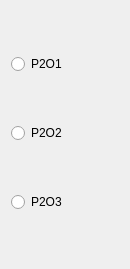
                   <widget class="QWidget" name="page_13">
                    <property name="geometry">
                     <rect>
                      <x>0</x>
                      <y>0</y>
                      <width>130</width>
                      <height>269</height>
                     </rect>
                    </property>
                    <attribute name="label">
                     <string>Page 2</string>
                    </attribute>
                    <layout class="QVBoxLayout" name="verticalLayout_17">
                     <item>
                      <widget class="QRadioButton" name="radioButton_6">
                       <property name="sizePolicy">
                        <sizepolicy hsizetype="Fixed" vsizetype="Fixed">
                         <horstretch>0</horstretch>
                         <verstretch>0</verstretch>
                        </sizepolicy>
                       </property>
                       <property name="text">
                        <string>P2O1</string>
                       </property>
                      </widget>
                     </item>
                     <item>
                      <widget class="QRadioButton" name="radioButton_7">
                       <property name="sizePolicy">
                        <sizepolicy hsizetype="Fixed" vsizetype="Fixed">
                         <horstretch>0</horstretch>
                         <verstretch>0</verstretch>
                        </sizepolicy>
                       </property>
                       <property name="text">
                        <string>P2O2</string>
                       </property>
                      </widget>
                     </item>
                     <item>
                      <widget class="QRadioButton" name="radioButton_8">
                       <property name="sizePolicy">
                        <sizepolicy hsizetype="Fixed" vsizetype="Fixed">
                         <horstretch>0</horstretch>
                         <verstretch>0</verstretch>
                        </sizepolicy>
                       </property>
                       <property name="text">
                        <string>P2O3</string>
                       </property>
                      </widget>
                     </item>
                    </layout>
                   </widget>
